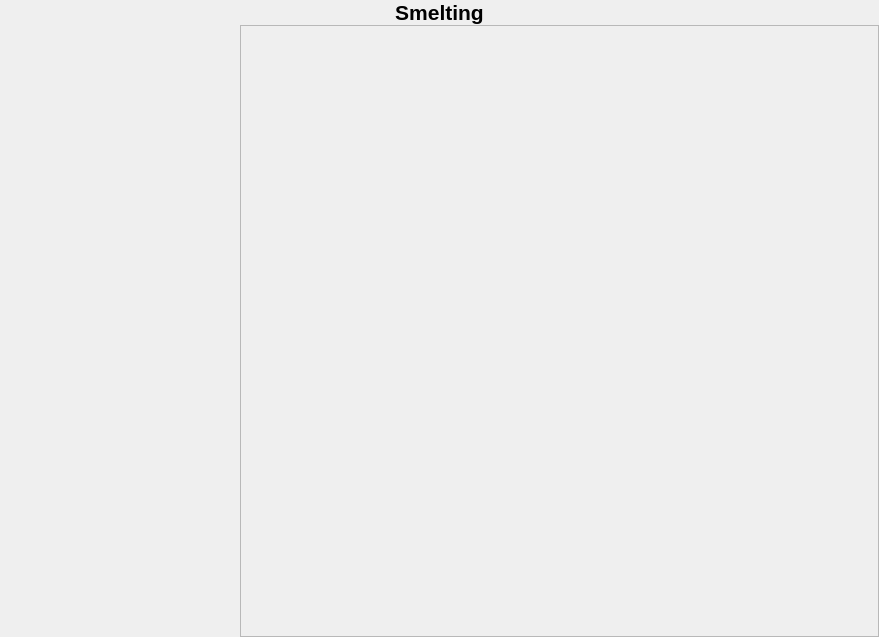
<?xml version="1.0" encoding="UTF-8"?>
<ui version="4.0">
 <class>SmeltingPage</class>
 <widget class="QWidget" name="SmeltingPage">
  <property name="geometry">
   <rect>
    <x>0</x>
    <y>0</y>
    <width>879</width>
    <height>637</height>
   </rect>
  </property>
  <property name="windowTitle">
   <string>SmeltingPage</string>
  </property>
  <layout class="QVBoxLayout" name="verticalLayout">
   <property name="spacing">
    <number>0</number>
   </property>
   <property name="leftMargin">
    <number>0</number>
   </property>
   <property name="topMargin">
    <number>0</number>
   </property>
   <property name="rightMargin">
    <number>0</number>
   </property>
   <property name="bottomMargin">
    <number>0</number>
   </property>
   <item>
    <widget class="QLabel" name="title_label">
     <property name="sizePolicy">
      <sizepolicy hsizetype="Preferred" vsizetype="Maximum">
       <horstretch>0</horstretch>
       <verstretch>0</verstretch>
      </sizepolicy>
     </property>
     <property name="font">
      <font>
       <pointsize>16</pointsize>
       <bold>true</bold>
      </font>
     </property>
     <property name="text">
      <string>Smelting</string>
     </property>
     <property name="alignment">
      <set>Qt::AlignCenter</set>
     </property>
     <property name="margin">
      <number>5</number>
     </property>
    </widget>
   </item>
   <item>
    <widget class="QWidget" name="widget" native="true">
     <layout class="QHBoxLayout" name="horizontalLayout_2">
      <property name="spacing">
       <number>0</number>
      </property>
      <property name="leftMargin">
       <number>0</number>
      </property>
      <property name="topMargin">
       <number>0</number>
      </property>
      <property name="rightMargin">
       <number>0</number>
      </property>
      <property name="bottomMargin">
       <number>0</number>
      </property>
      <item>
       <widget class="QWidget" name="inputs" native="true">
        <property name="sizePolicy">
         <sizepolicy hsizetype="Maximum" vsizetype="Preferred">
          <horstretch>0</horstretch>
          <verstretch>0</verstretch>
         </sizepolicy>
        </property>
        <property name="styleSheet">
         <string notr="true">#inputs QPushButton {
border: none;
}
#inputs QDoubleSpinBox:!read-only {
background-color: rgb(61, 80, 95);
}
#inputs QDoubleSpinBox:read-only {
background-color: rgb(101, 80, 95);
}</string>
        </property>
        <layout class="QVBoxLayout" name="verticalLayout_7">
         <property name="spacing">
          <number>5</number>
         </property>
         <property name="leftMargin">
          <number>0</number>
         </property>
         <property name="topMargin">
          <number>0</number>
         </property>
         <property name="rightMargin">
          <number>0</number>
         </property>
         <property name="bottomMargin">
          <number>0</number>
         </property>
         <item>
          <widget class="QWidget" name="input_page_buttons" native="true">
           <property name="sizePolicy">
            <sizepolicy hsizetype="Preferred" vsizetype="Preferred">
             <horstretch>0</horstretch>
             <verstretch>0</verstretch>
            </sizepolicy>
           </property>
           <layout class="QHBoxLayout" name="horizontalLayout_7">
            <property name="spacing">
             <number>0</number>
            </property>
            <property name="leftMargin">
             <number>0</number>
            </property>
            <property name="topMargin">
             <number>0</number>
            </property>
            <property name="rightMargin">
             <number>0</number>
            </property>
            <property name="bottomMargin">
             <number>0</number>
            </property>
            <item>
             <widget class="QPushButton" name="flux_input_button">
              <property name="sizePolicy">
               <sizepolicy hsizetype="Preferred" vsizetype="Preferred">
                <horstretch>0</horstretch>
                <verstretch>0</verstretch>
               </sizepolicy>
              </property>
              <property name="minimumSize">
               <size>
                <width>60</width>
                <height>40</height>
               </size>
              </property>
              <property name="maximumSize">
               <size>
                <width>60</width>
                <height>40</height>
               </size>
              </property>
              <property name="text">
               <string/>
              </property>
              <property name="icon">
               <iconset resource="../../market_manager.qrc">
                <normaloff>:/MarketManager/images/items/resources/refining_components/obsidian_flux.png</normaloff>:/MarketManager/images/items/resources/refining_components/obsidian_flux.png</iconset>
              </property>
              <property name="iconSize">
               <size>
                <width>80</width>
                <height>40</height>
               </size>
              </property>
              <property name="checkable">
               <bool>true</bool>
              </property>
              <property name="checked">
               <bool>true</bool>
              </property>
             </widget>
            </item>
            <item>
             <widget class="QPushButton" name="ore_input_button">
              <property name="sizePolicy">
               <sizepolicy hsizetype="Preferred" vsizetype="Preferred">
                <horstretch>0</horstretch>
                <verstretch>0</verstretch>
               </sizepolicy>
              </property>
              <property name="minimumSize">
               <size>
                <width>60</width>
                <height>40</height>
               </size>
              </property>
              <property name="maximumSize">
               <size>
                <width>60</width>
                <height>40</height>
               </size>
              </property>
              <property name="text">
               <string/>
              </property>
              <property name="icon">
               <iconset resource="../../market_manager.qrc">
                <normaloff>:/MarketManager/images/items/resources/raw_resources/ores/orichalcum_ore.png</normaloff>:/MarketManager/images/items/resources/raw_resources/ores/orichalcum_ore.png</iconset>
              </property>
              <property name="iconSize">
               <size>
                <width>80</width>
                <height>40</height>
               </size>
              </property>
              <property name="checkable">
               <bool>true</bool>
              </property>
             </widget>
            </item>
            <item>
             <widget class="QPushButton" name="ingot_input_button">
              <property name="sizePolicy">
               <sizepolicy hsizetype="Preferred" vsizetype="Preferred">
                <horstretch>0</horstretch>
                <verstretch>0</verstretch>
               </sizepolicy>
              </property>
              <property name="minimumSize">
               <size>
                <width>60</width>
                <height>40</height>
               </size>
              </property>
              <property name="maximumSize">
               <size>
                <width>60</width>
                <height>40</height>
               </size>
              </property>
              <property name="text">
               <string/>
              </property>
              <property name="icon">
               <iconset resource="../../market_manager.qrc">
                <normaloff>:/MarketManager/images/items/resources/refined_resources/ingots/orichalcum_ingot.png</normaloff>:/MarketManager/images/items/resources/refined_resources/ingots/orichalcum_ingot.png</iconset>
              </property>
              <property name="iconSize">
               <size>
                <width>80</width>
                <height>40</height>
               </size>
              </property>
              <property name="checkable">
               <bool>true</bool>
              </property>
             </widget>
            </item>
            <item>
             <widget class="QPushButton" name="settings_input_button">
              <property name="sizePolicy">
               <sizepolicy hsizetype="Preferred" vsizetype="Preferred">
                <horstretch>0</horstretch>
                <verstretch>0</verstretch>
               </sizepolicy>
              </property>
              <property name="minimumSize">
               <size>
                <width>60</width>
                <height>40</height>
               </size>
              </property>
              <property name="maximumSize">
               <size>
                <width>60</width>
                <height>40</height>
               </size>
              </property>
              <property name="text">
               <string/>
              </property>
              <property name="icon">
               <iconset resource="../../market_manager.qrc">
                <normaloff>:/MarketManager/images/ui/menu_bar/settings.png</normaloff>:/MarketManager/images/ui/menu_bar/settings.png</iconset>
              </property>
              <property name="iconSize">
               <size>
                <width>80</width>
                <height>40</height>
               </size>
              </property>
              <property name="checkable">
               <bool>true</bool>
              </property>
             </widget>
            </item>
           </layout>
          </widget>
         </item>
         <item>
          <widget class="QStackedWidget" name="input_pages">
           <property name="sizePolicy">
            <sizepolicy hsizetype="Preferred" vsizetype="Preferred">
             <horstretch>0</horstretch>
             <verstretch>0</verstretch>
            </sizepolicy>
           </property>
           <property name="maximumSize">
            <size>
             <width>500</width>
             <height>16777215</height>
            </size>
           </property>
           <property name="currentIndex">
            <number>0</number>
           </property>
           <widget class="InputPage" name="flux_input_page"/>
           <widget class="InputPage" name="ore_input_page"/>
           <widget class="InputPage" name="ingot_input_page"/>
           <widget class="SmeltingSettingsInputPage" name="settings_input_page"/>
          </widget>
         </item>
        </layout>
       </widget>
      </item>
      <item>
       <widget class="QFrame" name="display">
        <property name="frameShape">
         <enum>QFrame::StyledPanel</enum>
        </property>
        <property name="frameShadow">
         <enum>QFrame::Raised</enum>
        </property>
       </widget>
      </item>
     </layout>
    </widget>
   </item>
  </layout>
 </widget>
 <layoutdefault spacing="6" margin="11"/>
 <customwidgets>
  <customwidget>
   <class>SmeltingSettingsInputPage</class>
   <extends>QWidget</extends>
   <header>ui/content_pages/input_pages/smelting_settings_input_page.h</header>
   <container>1</container>
  </customwidget>
  <customwidget>
   <class>InputPage</class>
   <extends>QWidget</extends>
   <header>ui/content_pages/input_pages/input_page.h</header>
   <container>1</container>
  </customwidget>
 </customwidgets>
 <resources>
  <include location="../../market_manager.qrc"/>
  <include location="../../market_manager.qrc"/>
 </resources>
 <connections/>
</ui>
